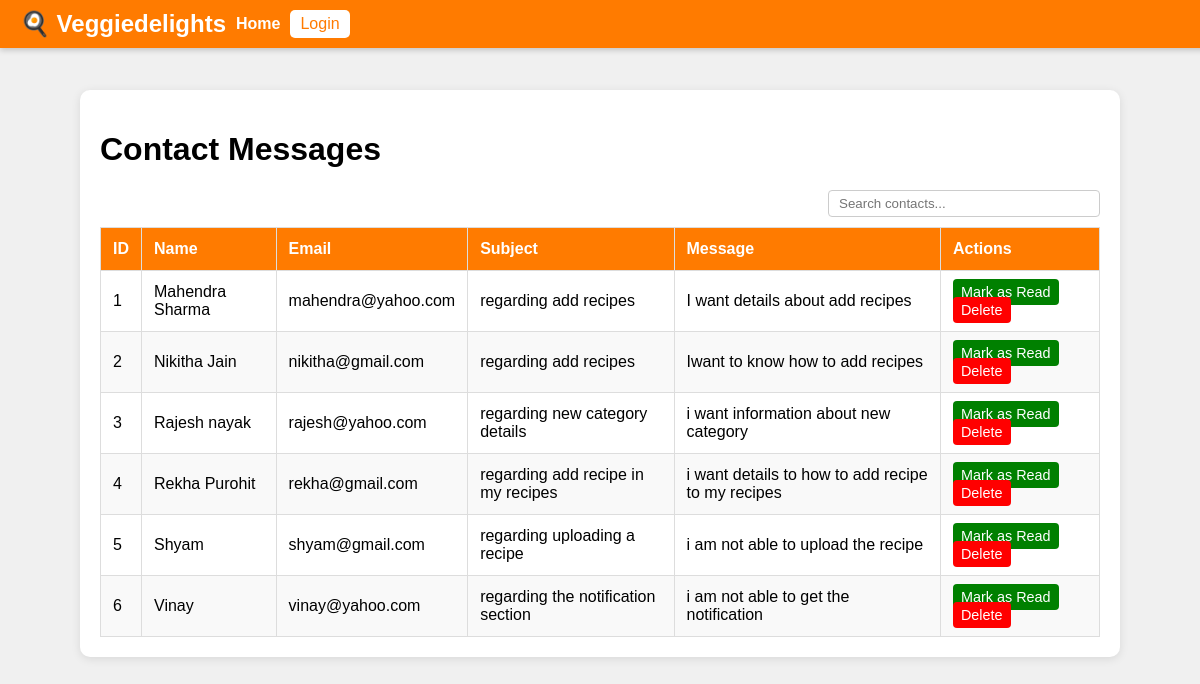
The app's page /view_contact.php with its own data.
### tables this page shows
CREATE TABLE `contact_messages` (
  `id` int(11) NOT NULL,
  `status` int(11) NOT NULL DEFAULT 0,
  `name` varchar(100) NOT NULL,
  `email` varchar(100) NOT NULL,
  `subject` varchar(150) NOT NULL,
  `message` text NOT NULL,
  `submitted_at` datetime NOT NULL DEFAULT current_timestamp()
);

### view_contact.php (the view, shortened to what this page needs)
<?php
include 'config.php';
$role = $_SESSION['role'] ?? 'guest';
$email = $_SESSION['email'] ?? '';
?>
<!DOCTYPE html>
<html lang="en">
<head>
</head>
<body>
<header class="navbar">
    <div class="logo"><a href="index.php">🍳 Veggiedelights</a></div>
    <nav class="nav-links">
        <a href="index.php">Home</a>
    </nav>
    <div class="auth-right">
        <?php if ($role === 'admin'): ?>
            <span class="welcome">👋 Hello Admin</span>
            <a href="logout.php" class="nav-link">Logout</a>
        <?php elseif ($role === 'user'): ?>
            <span class="welcome">👋 Hello <?= htmlspecialchars($email) ?></span>
            <a href="logout.php" class="nav-link">Logout</a>
        <?php else: ?>
            <a href="login.php" class="nav-link">Login</a>
        <?php endif; ?>
    </div>
</header>
<div class="main-content">
    <h1>Contact Messages</h1>
    <div id="searchContainer">
        <input type="text" id="searchInput" placeholder="Search contacts..." />
    </div>
    <div class="table-container">
        <table id="contactsTable">
            <thead>
                <tr>
                    <th>ID</th>
                    <th>Name</th>
                    <th>Email</th>
                    <th>Subject</th>
                    <th>Message</th>
                    <th>Actions</th>
                </tr>
            </thead>
            <tbody>
                <?php
                $id = 1;
                $fet = "SELECT * FROM contact_messages ORDER BY status ASC, id DESC";
                $fet_rs = mysqli_query($con, $fet);
                while($fet_arr = mysqli_fetch_array($fet_rs)) {
                ?>
                    <tr>
                        <td><?php echo $id++; ?></td>
                        <td><?php echo htmlspecialchars($fet_arr['name']); ?></td>
                        <td><?php echo htmlspecialchars($fet_arr['email']); ?></td>
                        <td><?php echo htmlspecialchars($fet_arr['subject']); ?></td>
                        <td><?php echo htmlspecialchars($fet_arr['message']); ?></td>
                        <td>
                            <?php if($fet_arr['status'] == 0) { ?>
                                <a href="view_contact.php?mark_read=<?php echo $fet_arr['id']; ?>" class="action-link read-link">Mark as Read</a>
                            <?php } ?>
                            <a href="view_contact.php?delete=<?php echo $fet_arr['id']; ?>" class="action-link delete-link" onclick="return confirmDelete();">Delete</a>
                        </td>
                    </tr>
                <?php } ?>
            </tbody>
        </table>
    </div>
</div>
</body>
</html>

### view_contact.php (style rules this page uses)
body { font-family: Arial, sans-serif; background:#f0f0f0; margin:0; padding-top:70px; }
header.navbar { position: fixed; top: 0; left: 0; width: 100%; display: flex; justify-content: normal; align-items: center; background-color:#ff7b00; padding:10px 20px; z-index: 1000; flex-wrap: wrap; box-shadow: 0 2px 6px rgba(0,0,0,0.2); }
header.navbar .logo a { font-size: 1.5rem; font-weight: bold; color:#fff; text-decoration:none; white-space: nowrap; }
.nav-links { display:flex; gap:15px; flex-wrap: wrap; align-items:center; }
.nav-links a { color:#fff; text-decoration:none; padding:5px 10px; border-radius:5px; font-weight:bold; transition:0.3s; white-space: nowrap; }
.auth-right { display:flex; align-items:center; gap:10px; flex-shrink:0; white-space: nowrap; }
.auth-right .nav-link { background:#fff; color:#ff7b00; padding:5px 10px; border-radius:5px; text-decoration:none; transition:0.3s; }
.main-content { max-width: 1000px; margin: 20px auto; padding: 20px; background: #fff; border-radius: 10px; box-shadow: 0 2px 10px rgba(0,0,0,0.1); }
.table-container { overflow-x:auto; margin-top:10px; }
table { width:100%; border-collapse:collapse; min-width:700px; }
table th, table td { padding:12px; border:1px solid #ddd; text-align:left; }
table th { background:#ff7b00; color:#fff; position: sticky; top:0; }
table tr:nth-child(even) { background:#f9f9f9; }
.action-link { color:#fff; padding:5px 8px; border-radius:4px; text-decoration:none; margin-right:5px; font-size:0.9em; }
.read-link { background:green; }
.delete-link { background:red; }
#searchContainer { text-align: right; margin-bottom: 10px; }
#searchInput { padding:5px 10px; border-radius:4px; border:1px solid #ccc; width: 250px; }

### records on screen
contact_messages: name "Mahendra Sharma", email "mahendra@yahoo.com", subject "regarding add recipes", message "I want details about add recipes"
contact_messages: name "Nikitha Jain", email "nikitha@gmail.com", subject "regarding add recipes", message "Iwant to know how to add recipes"
contact_messages: name "Rajesh nayak", email "rajesh@yahoo.com", subject "regarding new category details", message "i want information about new category"
contact_messages: name "Rekha Purohit", email "rekha@gmail.com", subject "regarding add recipe in my recipes", message "i want details to how to add recipe to my recipes"
contact_messages: name "Shyam", email "shyam@gmail.com", subject "regarding uploading a recipe", message "i am not able to upload the recipe"
contact_messages: name "Vinay", email "vinay@yahoo.com", subject "regarding the notification section", message "i am not able to get the notification"
